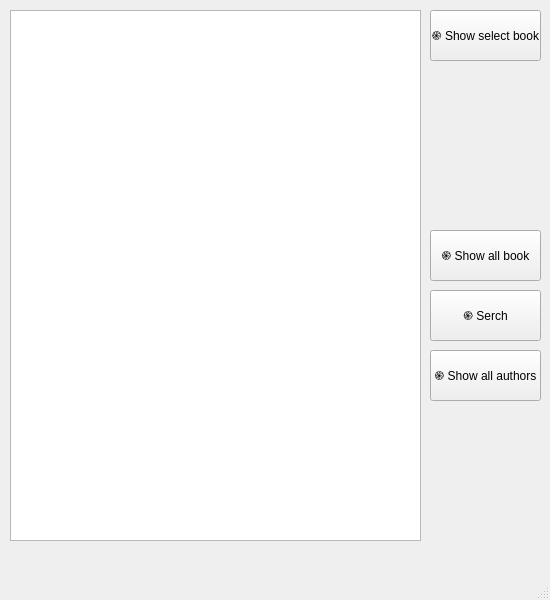
<?xml version="1.0" encoding="UTF-8"?>
<ui version="4.0">
 <class>MainWindow</class>
 <widget class="QMainWindow" name="MainWindow">
  <property name="geometry">
   <rect>
    <x>0</x>
    <y>0</y>
    <width>550</width>
    <height>600</height>
   </rect>
  </property>
  <property name="windowTitle">
   <string>Players Stat</string>
  </property>
  <widget class="QWidget" name="centralwidget">
   <widget class="QTableWidget" name="tableWidget">
    <property name="geometry">
     <rect>
      <x>10</x>
      <y>10</y>
      <width>411</width>
      <height>531</height>
     </rect>
    </property>
   </widget>
   <widget class="QPushButton" name="showPlayer_b">
    <property name="geometry">
     <rect>
      <x>430</x>
      <y>350</y>
      <width>111</width>
      <height>51</height>
     </rect>
    </property>
    <property name="text">
     <string>֍ Show all authors</string>
    </property>
   </widget>
   <widget class="QPushButton" name="showAll_b">
    <property name="geometry">
     <rect>
      <x>430</x>
      <y>230</y>
      <width>111</width>
      <height>51</height>
     </rect>
    </property>
    <property name="text">
     <string>֍ Show all book</string>
    </property>
   </widget>
   <widget class="QPushButton" name="search_b">
    <property name="geometry">
     <rect>
      <x>430</x>
      <y>290</y>
      <width>111</width>
      <height>51</height>
     </rect>
    </property>
    <property name="text">
     <string>֍ Serch</string>
    </property>
   </widget>
   <widget class="QPushButton" name="showSelect">
    <property name="geometry">
     <rect>
      <x>430</x>
      <y>10</y>
      <width>111</width>
      <height>51</height>
     </rect>
    </property>
    <property name="text">
     <string>֍ Show select book</string>
    </property>
   </widget>
  </widget>
  <widget class="QMenuBar" name="menubar">
   <property name="geometry">
    <rect>
     <x>0</x>
     <y>0</y>
     <width>550</width>
     <height>21</height>
    </rect>
   </property>
  </widget>
  <widget class="QStatusBar" name="statusbar"/>
 </widget>
 <resources/>
 <connections/>
</ui>
